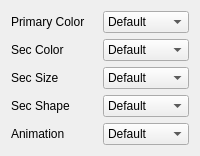
<?xml version="1.0" encoding="UTF-8"?>
<ui version="4.0">
 <class>ChannelMappingForm</class>
 <widget class="QWidget" name="ChannelMappingForm">
  <property name="windowTitle">
   <string>Mapping</string>
  </property>
  <layout class="QVBoxLayout" name="verticalLayout_3">
   <item>
    <layout class="QHBoxLayout" name="horizontalLayout_2">
     <item>
      <layout class="QVBoxLayout" name="verticalLayout">
       <item>
        <widget class="QLabel" name="pricolorLabel_2">
         <property name="text">
          <string>Primary Color</string>
         </property>
        </widget>
       </item>
       <item>
        <widget class="QLabel" name="seccolorLabel">
         <property name="text">
          <string>Sec Color</string>
         </property>
        </widget>
       </item>
       <item>
        <widget class="QLabel" name="secsizeLabel">
         <property name="text">
          <string>Sec Size</string>
         </property>
        </widget>
       </item>
       <item>
        <widget class="QLabel" name="secshapeLabel">
         <property name="text">
          <string>Sec Shape</string>
         </property>
        </widget>
       </item>
       <item>
        <widget class="QLabel" name="anLabel">
         <property name="text">
          <string>Animation</string>
         </property>
        </widget>
       </item>
      </layout>
     </item>
     <item>
      <layout class="QVBoxLayout" name="verticalLayout_2">
       <item>
        <widget class="QComboBox" name="pricolorCombobox">
         <item>
          <property name="text">
           <string>Default</string>
          </property>
         </item>
         <item>
          <property name="text">
           <string>Type</string>
          </property>
         </item>
         <item>
          <property name="text">
           <string>Size</string>
          </property>
         </item>
         <item>
          <property name="text">
           <string>Rank</string>
          </property>
         </item>
         <item>
          <property name="text">
           <string>Date</string>
          </property>
         </item>
        </widget>
       </item>
       <item>
        <widget class="QComboBox" name="seccolorCombobox">
         <item>
          <property name="text">
           <string>Default</string>
          </property>
         </item>
         <item>
          <property name="text">
           <string>Type</string>
          </property>
         </item>
         <item>
          <property name="text">
           <string>Size</string>
          </property>
         </item>
         <item>
          <property name="text">
           <string>Rank</string>
          </property>
         </item>
         <item>
          <property name="text">
           <string>Date</string>
          </property>
         </item>
        </widget>
       </item>
       <item>
        <widget class="QComboBox" name="secsizeCombobox">
         <item>
          <property name="text">
           <string>Default</string>
          </property>
         </item>
         <item>
          <property name="text">
           <string>Type</string>
          </property>
         </item>
         <item>
          <property name="text">
           <string>Size</string>
          </property>
         </item>
         <item>
          <property name="text">
           <string>Rank</string>
          </property>
         </item>
         <item>
          <property name="text">
           <string>Date</string>
          </property>
         </item>
        </widget>
       </item>
       <item>
        <widget class="QComboBox" name="secshapeCombobox">
         <item>
          <property name="text">
           <string>Default</string>
          </property>
         </item>
         <item>
          <property name="text">
           <string>Type</string>
          </property>
         </item>
         <item>
          <property name="text">
           <string>Size</string>
          </property>
         </item>
         <item>
          <property name="text">
           <string>Rank</string>
          </property>
         </item>
         <item>
          <property name="text">
           <string>Date</string>
          </property>
         </item>
        </widget>
       </item>
       <item>
        <widget class="QComboBox" name="anComboBox">
         <item>
          <property name="text">
           <string>Default</string>
          </property>
         </item>
         <item>
          <property name="text">
           <string>Type</string>
          </property>
         </item>
         <item>
          <property name="text">
           <string>Size</string>
          </property>
         </item>
         <item>
          <property name="text">
           <string>Rank</string>
          </property>
         </item>
         <item>
          <property name="text">
           <string>Date</string>
          </property>
         </item>
        </widget>
       </item>
      </layout>
     </item>
    </layout>
   </item>
  </layout>
 </widget>
 <resources/>
 <connections/>
</ui>
